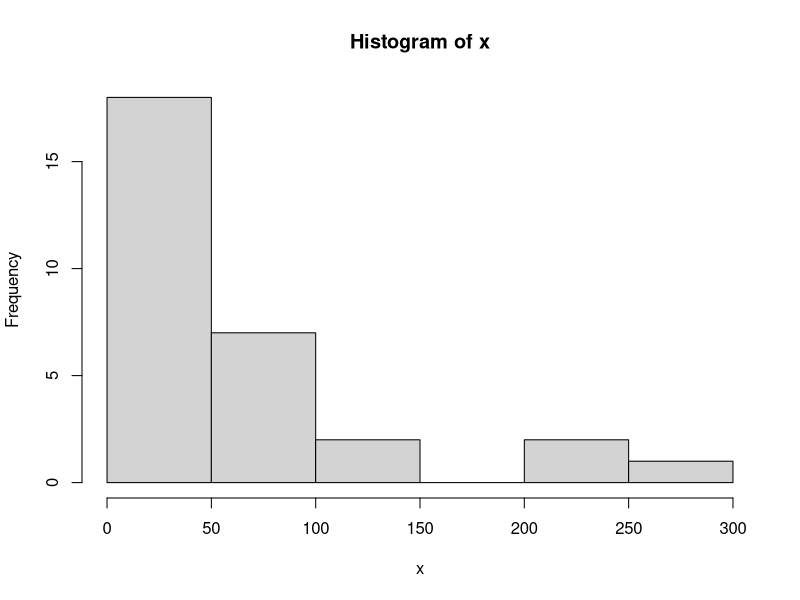
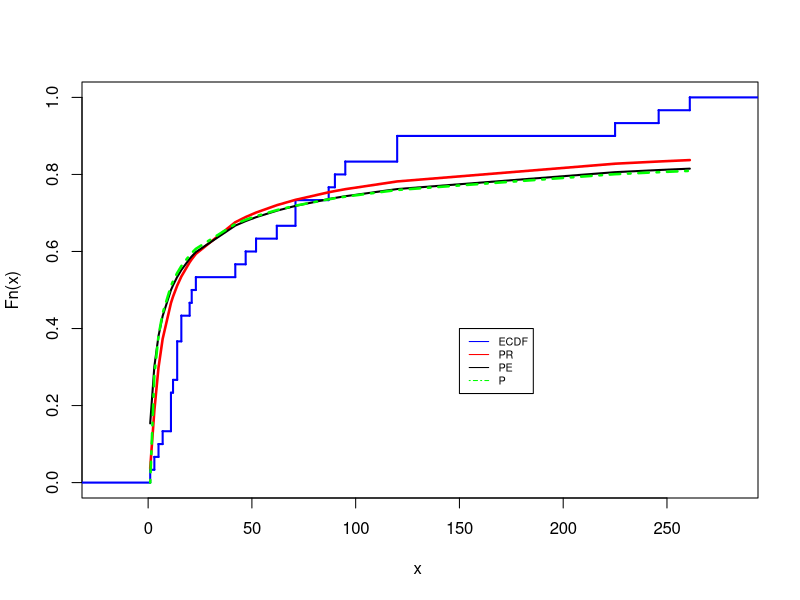

The R script that drew these images, in order:

##################################
###### Graph Empirical PDF #######
##################################

#############################
### Pareto Rayleigh ###
############################

##########################################
#### Airplane  ####
##########################################



x= c( 23, 261, 87, 7, 120, 14, 62, 47, 225, 71, 246, 21, 42, 20, 5, 12, 120, 11,
      3, 14, 71, 11, 14, 11, 16, 90, 1, 16, 52, 95)


v= sort(x)
x=v
hist(x)




########################
### Empirical CDF ######
########################


ecdf(x)

plot.stepfun(ecdf(x),main = "",
             xlab = "x ", ylab = "Fn(x)" , col.vert = "blue",col = "blue",cex=.001,lwd=2)



###### Pareto-Rayleigh
xm <- min(x)
s <- 1.5000000 
a <- 0.1886536 
Fx <- 1-(xm^a)*(xm+(1/2)*s^(-2)*x^2)^(-a)
PR <- Fx

lines(x,PR,col="red",lty=1,lwd=2.5)


###### Pateto-Exponential
xm <- min(x)
l <- 1.5000000
k <- 1
a <- 0.3267589   
Fx <- 1-(xm^a)*(xm+l^(-k)*x^k)^(-a)
PE <- Fx



lines(x,PE,col="black",lty=1,lwd=2)

###### Pareto
xm <- min(x)
a <- 0.2977888 
Fx <- 1-(xm/x)^a
P <- Fx
lines(x,P,col="green",lty=4,lwd=2.5)


##################
####  Legend  ####
##################

legend(150,.4,legend=c("ECDF","PR ","PE ","P "), 
       col=c("blue","red","black","green"),
       lty=c(1,1,1,4), ncol=1,cex = 0.65)

###################
#### Thank You ####
###################
